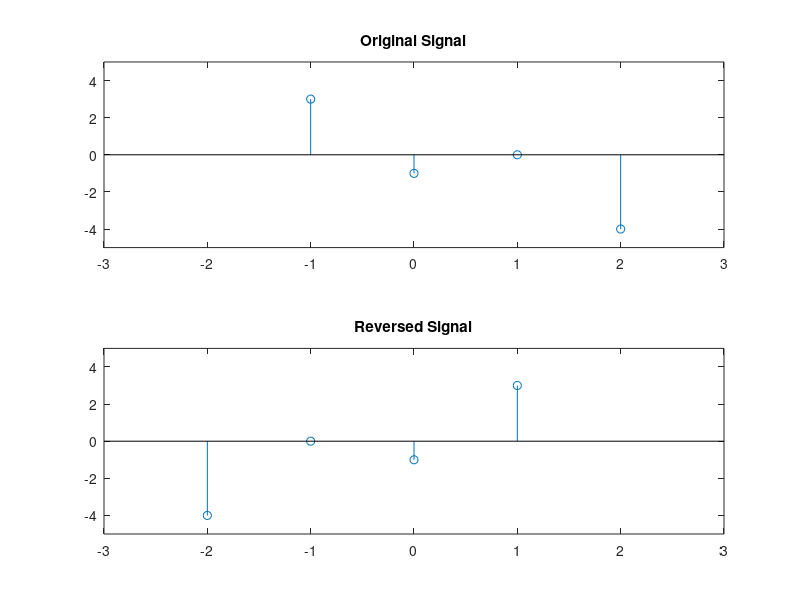

Source code (MATLAB):
clc;
clear all;
close all;

n = -1 : 2;
x = [3 -1 0 -4];

figure(73050);
subplot(2, 1, 1);
stem(n, x);
title('Original Signal');
axis([-3 3 -5 5]);
c = fliplr(x);
y = fliplr(-n);

subplot(2, 1, 2);
stem(y, c);
axis([-3 3 -5 5]);
title('Reversed Signal');